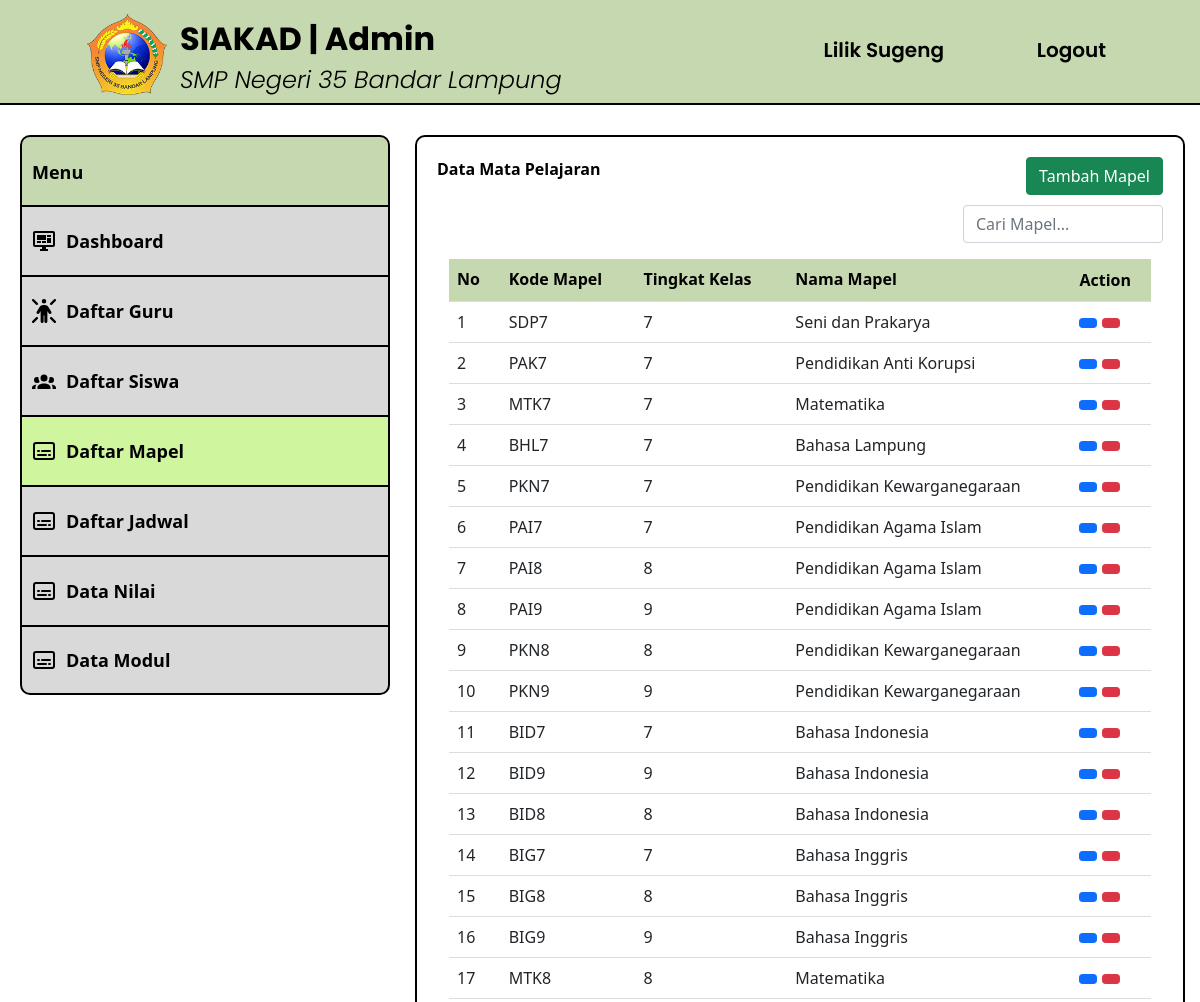
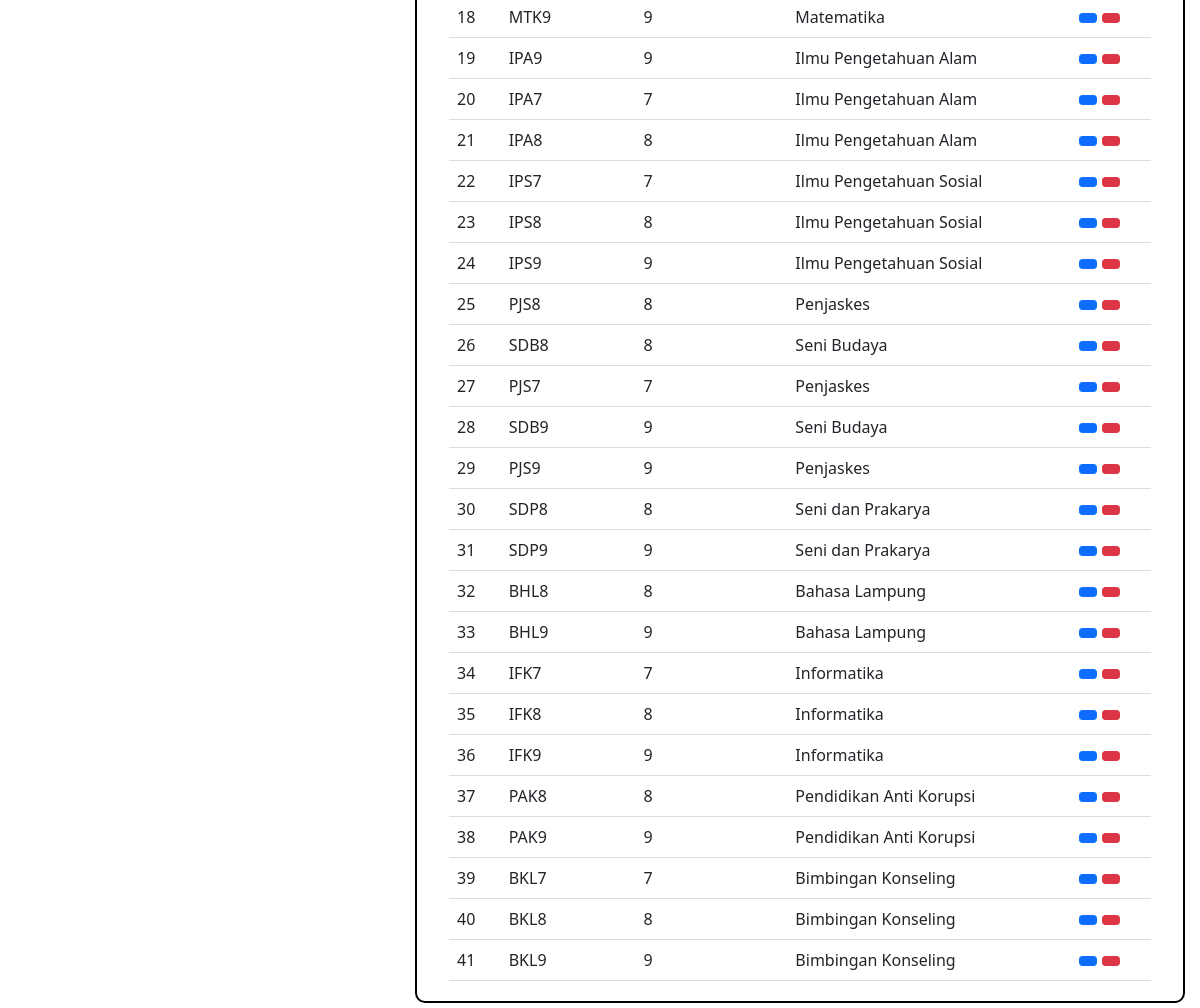
The app's page /src/daftarmapel-admin.php (signed in) with its own data (2 pictures, top to bottom).
### tables this page shows
CREATE TABLE `mata_pelajaran` (
  `id_mapel` int(11) NOT NULL,
  `kode_mapel` varchar(20) NOT NULL,
  `tingkat_kelas` int(11) NOT NULL,
  `nama_mapel` varchar(150) NOT NULL
);

### src/daftarmapel-admin.php (the view, shortened to what this page needs)
<?php
require('db.php');
$admin = $_SESSION["admin"]["nip"];
$ambil_admin = mysqli_query($conn, "SELECT * FROM admin WHERE nip = '$admin'");
$data = mysqli_fetch_array($ambil_admin);
$sql = "SELECT * FROM mata_pelajaran";
$hasil_mapel = mysqli_query($conn, $sql);
?>
<!DOCTYPE html>
<html>
  <head>
    <link rel="stylesheet" type="text/css" href="../styles/styles.css" />
    <link href="https://cdn.jsdelivr.net/npm/bootstrap@5.0.2/dist/css/bootstrap.min.css" rel="stylesheet">
  </head>
  <body>
    <header>
      <div class="logo-text">
        <a href="dashboard-admin.php">
          <img src="../assets/LogoSMPN35.png" alt="LogoSMPN35" width="80px" />
        </a>
      </div>
      <div class="title-text">
        <a href="dashboard-admin.php">
          <h1>SIAKAD | Admin</h1>
          <span>SMP Negeri 35 Bandar Lampung</span>
        </a>
      </div>
      <div class="profile-button">
        <a href="profile-admin.php"><iconify-icon icon="material-symbols:person" width="30" class="align-middle p-3"></iconify-icon><?php echo $data['nama'] ?></a>
      </div>
      <div class="logout-button">
        <a href="logout.php"><iconify-icon icon="material-symbols:logout" width="30" class="align-middle p-3"></iconify-icon>Logout</a>
      </div>
    </header>
    <nav>
      <ul class="side-menu">
        <li class="menu-disabled"><span>Menu</span></li>
        <li>
          <a href="dashboard-admin.php"
            ><img
              src="../assets/monitor-dashboard.svg"
              alt="Dashboard"
            />Dashboard</a
          >
        </li>
        <li>
          <a href="daftarguru-admin.php"
            ><img src="../assets/person-rays.svg" alt="Daftar-Guru" />Daftar Guru</a
          >
        </li>
        <li>
          <a href="daftarsiswa-admin.php"
            ><img src="../assets/person-group.svg" alt="Daftar-Siswa" />Daftar Siswa</a
          >
        </li>
        <li>
          <a href="daftarmapel-admin.php" class="active"
            ><img src="../assets/transcript.svg" alt="Daftar-Mapel" />Daftar Mapel</a
          >
        </li>
        <li>
          <a href="daftarjadwal-admin.php"
            ><img src="../assets/transcript.svg" alt="Daftar-Jadwal" />Daftar Jadwal</a
          >
        </li>
        <li>
          <a href="datanilai-admin.php"
            ><img src="../assets/transcript.svg" alt="Data-Nilai" />Data Nilai</a
          >
        </li>
        <li>
          <a href="datamodul-admin.php" class="menu-end"><img src="../assets/transcript.svg" alt="Data-Modul" />Data Modul </a
          >
        </li>
      </ul>
    </nav>
    <div class="kotak-isi">
    <div class="d-flex justify-content-between mb-2">
        <div>
            <p class="fw-bold">Data Mata Pelajaran</p>
        </div>
        <div>
            <a href="addmapel-admin.php" class="btn btn-success">Tambah Mapel</a>
        </div>
    </div>
    <div class="mb-3 d-flex justify-content-end">
        <input type="search" class="form-control" style="width: 200px;" id="searchInput" onkeyup="searchTable()" placeholder="Cari Mapel...">
    </div>
        <div class="container">
        <table id="tableGuru" class="table-guru">
        <thead style="background-color: #C6D8AF;">
    <thead>
        <tr>
            <th onclick="sortTable(0)">No <span class="iconify" data-icon="akar-icons:arrow-up-down"></span></th>
            <th onclick="sortTable(1)">Kode Mapel<span class="iconify" data-icon="akar-icons:arrow-up-down"></span></th>
            <th onclick="sortTable(2)">Tingkat Kelas<span class="iconify" data-icon="akar-icons:arrow-up-down"></span></th>
            <th onclick="sortTable(3)">Nama Mapel<span class="iconify" data-icon="akar-icons:arrow-up-down"></span></th>
            <th>Action</th>
        </tr>
    </thead>
    <tbody>
    <?php
    $no = 1;
    foreach($hasil_mapel as $mapel): ?>
    <tr>
    <td><?php echo $no++; ?></td>
    <td><?php echo $mapel['kode_mapel']; ?></td>
    <td><?php echo $mapel['tingkat_kelas']; ?></td>
    <td><?php echo $mapel['nama_mapel']; ?></td>
    <td>
        <a href="editmapel-admin.php?id_mapel=<?php echo $mapel['id_mapel']; ?>" class="btn btn-primary btn-sm">
        </a>
        <button onclick="confirmDelete('<?php echo $mapel['id_mapel']; ?>')" class="btn btn-danger btn-sm">
        </button>
    </td>
</tr>
<?php endforeach; ?>
    </tbody>
</table>
        </div>
    </div>
</body>
</html>

### styles/styles.css (style rules this page uses)
body { font-family: Poppins; display: flex; align-items: center; width: 100vw; height: 100vh; margin: 0; overflow: hidden; }
p { color: black; }
header { position: fixed; top: 0; width: 100%; height: 105px; background-color: #c6d8af; color: #fff; text-align: left; border-bottom: 2px solid #000; }
header h1 { position: absolute; left: 180px; font-family: Poppins; font-size: 32px; font-weight: 700; color: #000; }
header span { position: absolute; top: 62px; left: 180px; font-family: Poppins; font-size: 24px; font-weight: 300; font-style: italic; color: #000; }
.logo-text { display: flex; align-items: center; position: fixed; left: 87px; top: 14px; }
.title-text h1 { top: 20px; }
.logout-button { position: fixed; top: 35px; right: 94px; }
.profile-button { position: fixed; top: 35px; right: 256px; }
.logout-button a, .profile-button a { text-decoration: none; font-family: Poppins; font-weight: 600; font-size: 20px; color: #000; }
nav { position: fixed; top: 105px; left: 0; width: 370px; height: calc(100% - 175px); padding: 20px; margin-top: 10px; }
.side-menu { list-style: none; padding: 0; margin: 0; }
.side-menu li { margin-bottom: 0; }
.side-menu a { display: block; width: 370px; height: 70px; background-color: #d9d9d9; line-height: 70px; text-decoration: none; color: #000; font-size: 18px; font-weight: bold; transition: background-color 0.3s; border-top: 2px solid #000; border-right: 2px solid #000; border-left: 2px solid #000; }
.side-menu a { display: flex; align-items: center; text-decoration: none; color: #000; padding: 5px 0; }
.side-menu img, .side-menu span { width: 24px; height: 24px; margin-right: 10px; margin-left: 10px; }
.side-menu .active { background-color: #cff59f; }
.menu-disabled { display: flex; width: 370px; height: 70px; background-color: #c6d8af; text-align: center; line-height: 70px; text-decoration: none; color: #000; font-size: 18px; font-weight: bold; pointer-events: none; border-top-left-radius: 10px; border-top-right-radius: 10px; border-top: 2px solid #000; border-right: 2px solid #000; border-left: 2px solid #000; }
.menu-end { border-bottom-left-radius: 10px; border-bottom-right-radius: 10px; border-bottom: 2px solid #000; }
.kotak-isi { position: fixed; top: 135px; left: 415px; right: 15px; bottom: 15px; background-color: #fff; border-radius: 10px; border: 2px solid #000; padding: 20px; overflow-y: auto; }

### src/daftarmapel-admin.php (style rules this page uses)
.table-guru { width: 100%; border-collapse: }
.table-guru th, .table-guru td { padding: 8px; text-align: left; border-bottom: 1px solid #ddd; }
.table-guru th { background-color: #C6D8AF; color: black; cursor: pointer; }

### records on screen
mata_pelajaran: kode_mapel "SDP7", tingkat_kelas "7", nama_mapel "Seni dan Prakarya"
mata_pelajaran: kode_mapel "PAK7", tingkat_kelas "7", nama_mapel "Pendidikan Anti Korupsi"
mata_pelajaran: kode_mapel "MTK7", tingkat_kelas "7", nama_mapel "Matematika"
mata_pelajaran: kode_mapel "BHL7", tingkat_kelas "7", nama_mapel "Bahasa Lampung"
mata_pelajaran: kode_mapel "PKN7", tingkat_kelas "7", nama_mapel "Pendidikan Kewarganegaraan"
mata_pelajaran: kode_mapel "PAI7", tingkat_kelas "7", nama_mapel "Pendidikan Agama Islam"
mata_pelajaran: kode_mapel "PAI8", tingkat_kelas "8", nama_mapel "Pendidikan Agama Islam"
mata_pelajaran: kode_mapel "PAI9", tingkat_kelas "9", nama_mapel "Pendidikan Agama Islam"
mata_pelajaran: kode_mapel "PKN8", tingkat_kelas "8", nama_mapel "Pendidikan Kewarganegaraan"
mata_pelajaran: kode_mapel "PKN9", tingkat_kelas "9", nama_mapel "Pendidikan Kewarganegaraan"
mata_pelajaran: kode_mapel "BID7", tingkat_kelas "7", nama_mapel "Bahasa Indonesia"
mata_pelajaran: kode_mapel "BID9", tingkat_kelas "9", nama_mapel "Bahasa Indonesia"
mata_pelajaran: kode_mapel "BID8", tingkat_kelas "8", nama_mapel "Bahasa Indonesia"
mata_pelajaran: kode_mapel "BIG7", tingkat_kelas "7", nama_mapel "Bahasa Inggris"
mata_pelajaran: kode_mapel "BIG8", tingkat_kelas "8", nama_mapel "Bahasa Inggris"
mata_pelajaran: kode_mapel "BIG9", tingkat_kelas "9", nama_mapel "Bahasa Inggris"
mata_pelajaran: kode_mapel "MTK8", tingkat_kelas "8", nama_mapel "Matematika"
mata_pelajaran: kode_mapel "MTK9", tingkat_kelas "9", nama_mapel "Matematika"
mata_pelajaran: kode_mapel "IPA9", tingkat_kelas "9", nama_mapel "Ilmu Pengetahuan Alam"
mata_pelajaran: kode_mapel "IPA7", tingkat_kelas "7", nama_mapel "Ilmu Pengetahuan Alam"
mata_pelajaran: kode_mapel "IPA8", tingkat_kelas "8", nama_mapel "Ilmu Pengetahuan Alam"
mata_pelajaran: kode_mapel "IPS7", tingkat_kelas "7", nama_mapel "Ilmu Pengetahuan Sosial"
mata_pelajaran: kode_mapel "IPS8", tingkat_kelas "8", nama_mapel "Ilmu Pengetahuan Sosial"
mata_pelajaran: kode_mapel "IPS9", tingkat_kelas "9", nama_mapel "Ilmu Pengetahuan Sosial"
mata_pelajaran: kode_mapel "PJS8", tingkat_kelas "8", nama_mapel "Penjaskes"
mata_pelajaran: kode_mapel "SDB8", tingkat_kelas "8", nama_mapel "Seni Budaya"
mata_pelajaran: kode_mapel "PJS7", tingkat_kelas "7", nama_mapel "Penjaskes"
mata_pelajaran: kode_mapel "SDB9", tingkat_kelas "9", nama_mapel "Seni Budaya"
mata_pelajaran: kode_mapel "PJS9", tingkat_kelas "9", nama_mapel "Penjaskes"
mata_pelajaran: kode_mapel "SDP8", tingkat_kelas "8", nama_mapel "Seni dan Prakarya"
mata_pelajaran: kode_mapel "SDP9", tingkat_kelas "9", nama_mapel "Seni dan Prakarya"
mata_pelajaran: kode_mapel "BHL8", tingkat_kelas "8", nama_mapel "Bahasa Lampung"
mata_pelajaran: kode_mapel "BHL9", tingkat_kelas "9", nama_mapel "Bahasa Lampung"
mata_pelajaran: kode_mapel "IFK7", tingkat_kelas "7", nama_mapel "Informatika"
mata_pelajaran: kode_mapel "IFK8", tingkat_kelas "8", nama_mapel "Informatika"
mata_pelajaran: kode_mapel "IFK9", tingkat_kelas "9", nama_mapel "Informatika"
mata_pelajaran: kode_mapel "PAK8", tingkat_kelas "8", nama_mapel "Pendidikan Anti Korupsi"
mata_pelajaran: kode_mapel "PAK9", tingkat_kelas "9", nama_mapel "Pendidikan Anti Korupsi"
mata_pelajaran: kode_mapel "BKL7", tingkat_kelas "7", nama_mapel "Bimbingan Konseling"
mata_pelajaran: kode_mapel "BKL8", tingkat_kelas "8", nama_mapel "Bimbingan Konseling"
mata_pelajaran: kode_mapel "BKL9", tingkat_kelas "9", nama_mapel "Bimbingan Konseling"

### other values on screen
$data['nama'] "Lilik Sugeng"
